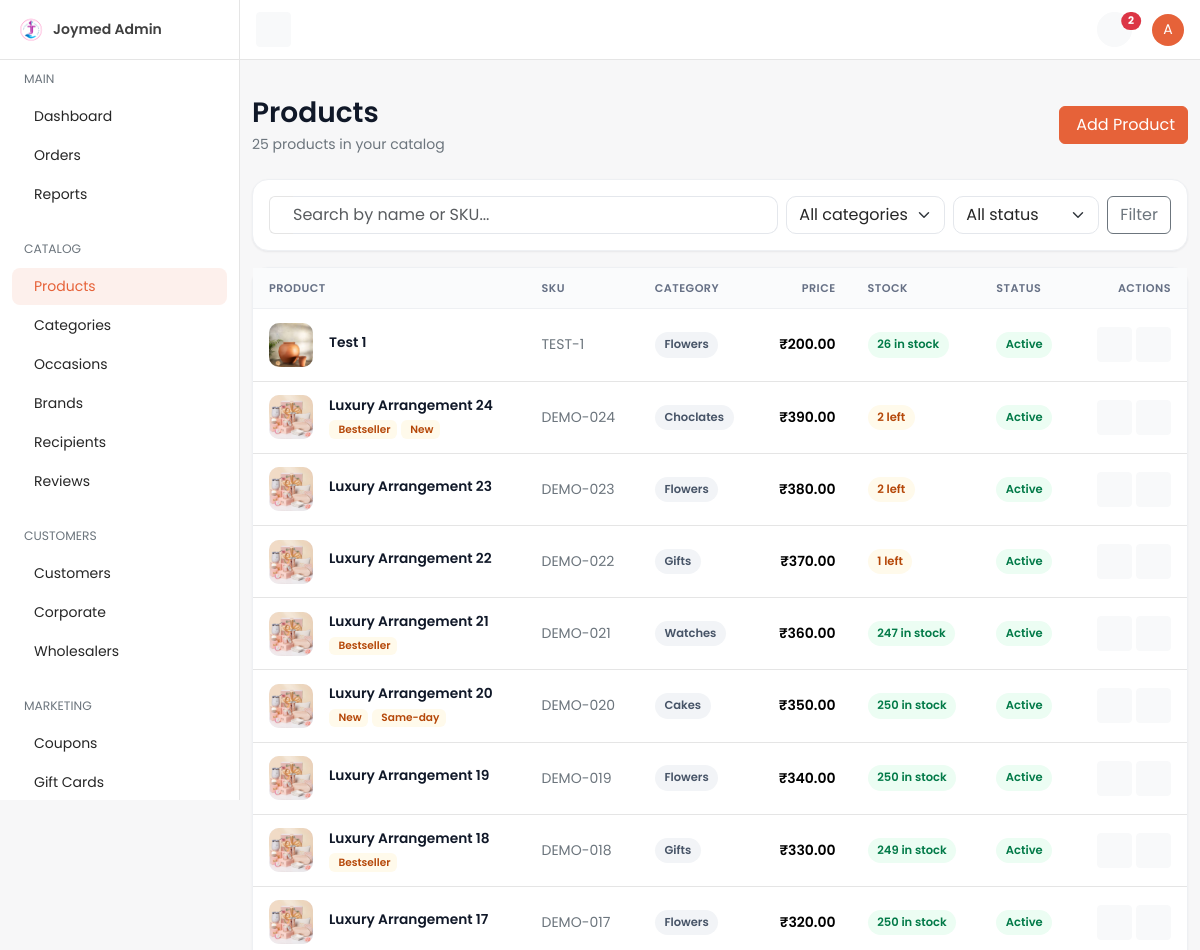
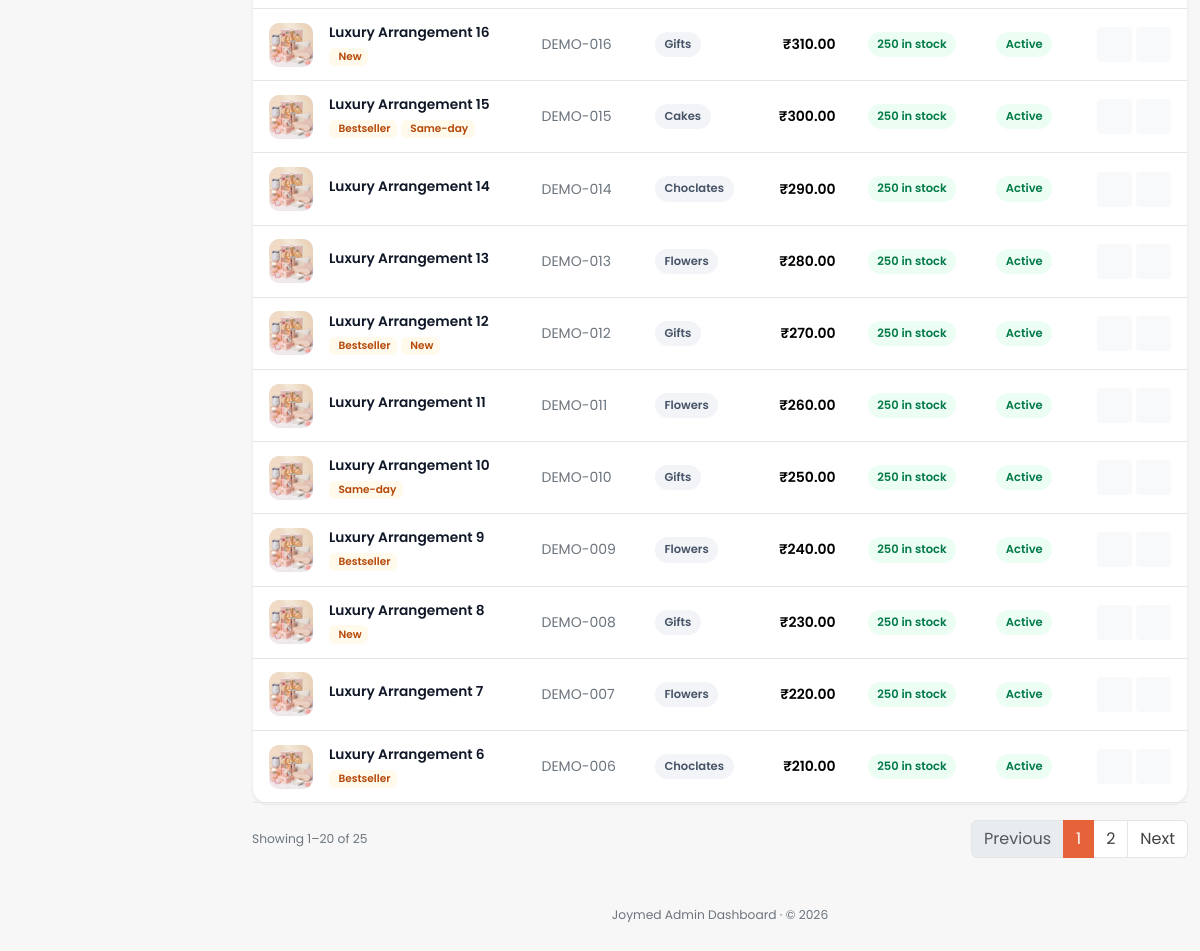
Page /dashboard/product/ (signed in) on the committed database (2 pictures, top to bottom).
### catalog/models.py (models this page shows, shortened)
class Product(TimeStampedModel):
    name = models.CharField(max_length=255, verbose_name="Name")
    slug = models.SlugField(
        max_length=255,
        unique=True,
        db_index=True,
        verbose_name="Slug",
    )
    sku = models.CharField(
        max_length=64,
        unique=True,
        db_index=True,
        verbose_name="SKU",
        help_text="Stock keeping unit identifier.",
    )
    category = models.ForeignKey(
        Category,
        on_delete=models.PROTECT,
        related_name="products",
        verbose_name="Category",
    )
    primary_occasion = models.ForeignKey(
        Occasion,
        on_delete=models.PROTECT,
        related_name="primary_products",
        verbose_name="Primary occasion",
    )
    brand = models.ForeignKey(
        Brand,
        on_delete=models.SET_NULL,
        null=True,
        blank=True,
        related_name="products",
        verbose_name="Brand",
    )
    recipients = models.ManyToManyField(
        Recipient,
        blank=True,
        related_name="products",
        verbose_name="Recipients",
        help_text="Recipient personas this product is suitable for.",
    )
    base_price = models.DecimalField(
        max_digits=12,
        decimal_places=2,
        verbose_name="Base price",
        help_text="Default price before variant deltas.",
    )
    mrp = models.DecimalField(max_digits=12, decimal_places=2, verbose_name="MRP")
    purchase_price = models.DecimalField(max_digits=12, decimal_places=2, verbose_name="Purchase Price")
    wholesale_rate = models.DecimalField(max_digits=12, decimal_places=2, verbose_name="Wholesale Rate")
    is_rental = models.BooleanField(default=False, db_index=True, verbose_name="Is Rental Eligible")
    rental_price = models.DecimalField(max_digits=12, decimal_places=2, null=True, blank=True, verbose_name="Rental Price")
    show_rental_storefront = models.BooleanField(default=True, db_index=True, verbose_name="Show Rental in Storefront")
    color = models.CharField(
        max_length=50,
        blank=True,
        db_index=True,
        verbose_name="Color",
        help_text="Primary color for PLP color-filter chips.",
    )
    is_active = models.BooleanField(
        default=True,
        db_index=True,
        verbose_name="Is active",
    )
    is_same_day_eligible = models.BooleanField(
        default=False,
        db_index=True,
        verbose_name="Same-day eligible",
    )
    is_bestseller = models.BooleanField(
        default=False,
        db_index=True,
        verbose_name="Is bestseller",
    )
    is_new_arrival = models.BooleanField(
        default=False,
        db_index=True,
        verbose_name="Is new arrival",
    )
    supports_gift_customization = models.BooleanField(
        default=False,
        verbose_name="Supports gift customization",
        help_text="When True, gifting app attaches customization options via ContentType.",
    )
    stock_quantity = models.PositiveIntegerField(
        default=0,
        verbose_name="Stock quantity",
    )
    meta_title = models.CharField(max_length=70, blank=True, verbose_name="Meta title")
    meta_description = models.CharField(max_length=160, blank=True, verbose_name="Meta description")
    og_image = models.ImageField(
        upload_to="seo/products/",
        blank=True,
        null=True,
        verbose_name="Open Graph image",
    )
    low_stock_threshold = models.PositiveIntegerField(
        default=5,
        verbose_name="Low stock threshold",
        help_text="Triggers low-stock alerts when stock falls at or below this value.",
    )
    class Meta:
        verbose_name = "Product"
        verbose_name_plural = "Products"
        indexes = [
            models.Index(
                fields=["is_active", "category_id"],
                name="cat_prod_active_category_idx",
            ),
            models.Index(
                fields=["is_active", "is_bestseller"],
                name="cat_prod_active_bestseller_idx",
            ),
            models.Index(fields=["is_active", "is_new_arrival"], name="cat_prod_active_new_idx"),
            models.Index(
                fields=["is_active", "is_same_day_eligible"], name="cat_prod_same_day_idx"
            ),
        ]
    @property
    def price(self):
        return self.base_price
    @price.setter
    def price(self, value):
        self.base_price = value

class Category(TimeStampedModel):
    name = models.CharField(
        max_length=120,
        verbose_name="Name",
        help_text="Display name of the category.",
    )
    slug = models.SlugField(
        max_length=120,
        unique=True,
        db_index=True,
        verbose_name="Slug",
        help_text="URL-friendly category identifier.",
    )
    meta_title = models.CharField(max_length=70, blank=True, verbose_name="Meta title")
    meta_description = models.CharField(max_length=160, blank=True, verbose_name="Meta description")
    og_image = models.ImageField(
        upload_to="seo/categories/",
        blank=True,
        null=True,
        verbose_name="Open Graph image",
    )
    parent = models.ForeignKey(
        "self",
        on_delete=models.SET_NULL,
        null=True,
        blank=True,
        related_name="children",
        verbose_name="Parent category",
        help_text="Parent node in the category tree; null for top-level.",
    )
    display_order = models.PositiveIntegerField(
        default=0,
        verbose_name="Display order",
        help_text="Lower values appear first in navigation.",
    )
    is_active = models.BooleanField(
        default=True,
        db_index=True,
        verbose_name="Is active",
        help_text="When False, category is hidden from the storefront.",
    )
    class Meta:
        verbose_name = "Category"
        verbose_name_plural = "Categories"
        ordering = ["display_order", "name"]
        indexes = [
            models.Index(fields=["is_active"], name="cat_category_is_active_idx"),
        ]

### dashboard/views/catalog.py (the view)
# urls.py: path("product/", catalog.ProductListView.as_view(), name="product-list"),
class ProductListView(DashboardListView):
    model = Product
    template_name = "dashboard/catalog/product_list.html"
    nav_section = "products"
    url_basename = "product"
    singular_name = "Product"
    plural_name = "Products"
    search_fields = ["name", "sku"]
    select_related = ["category", "brand"]
    prefetch_related = ["images"]
    paginate_by = 20
    def get_queryset(self):
        qs = super().get_queryset()
        status = self.request.GET.get("status", "")
        if status == "active":
            qs = qs.filter(is_active=True)
        elif status == "inactive":
            qs = qs.filter(is_active=False)
        elif status == "low":
            qs = qs.filter(stock_quantity__lte=F("low_stock_threshold"))
        elif status == "out":
            qs = qs.filter(stock_quantity=0)
        category = self.request.GET.get("category", "")
        if category.isdigit():
            qs = qs.filter(category_id=int(category))
        return qs
    def get_context_data(self, **kwargs):
        context = super().get_context_data(**kwargs)
        default_currency = Currency.objects.filter(is_default=True).first()
        context["currency_symbol"] = default_currency.symbol if default_currency else ""
        context["categories"] = Category.objects.order_by("name")
        context["status_filter"] = self.request.GET.get("status", "")
        context["category_filter"] = self.request.GET.get("category", "")
        return context

### dashboard/templates/dashboard/catalog/product_list.html (shortened to what this page needs)
{% extends "dashboard/base.html" %}
{% load dashboard_extras %}
{% block page_title %}Products{% endblock %}
{% block breadcrumbs %}<p class="mb-0 text-secondary">{{ paginator.count }} product{{ paginator.count|pluralize }} in your catalog</p>{% endblock %}
{% block page_actions %}
<a href="{{ create_url }}" class="btn btn-primary">Add Product</a>
{% endblock %}
{% block content %}
<div class="card mb-3">
  <div class="card-body">
    <form method="get" class="row g-2 align-items-center">
      <div class="col-12 col-md">
        <div class="input-group">
          <span class="input-group-text bg-transparent border-end-0"></span>
          <input type="text" name="q" value="{{ search_query }}" class="form-control border-start-0 ps-0"
                 placeholder="Search by name or SKU..." />
        </div>
      </div>
      <div class="col-6 col-md-auto">
        <select name="category" class="form-select" onchange="this.form.submit()">
          <option value="">All categories</option>
        </select>
      </div>
      <div class="col-6 col-md-auto">
        <select name="status" class="form-select" onchange="this.form.submit()">
          <option value="">All status</option>
        </select>
      </div>
      <div class="col-12 col-md-auto d-grid d-md-block">
        <button type="submit" class="btn btn-outline-secondary">Filter</button>
      </div>
    </form>
  </div>
</div>
<div class="card">
  <div class="table-responsive">
    <table class="table data-table align-middle mb-0">
      <thead>
        <tr>
          <th>Product</th>
          <th>SKU</th>
          <th>Category</th>
          <th class="text-end">Price</th>
          <th>Stock</th>
          <th>Status</th>
          <th class="text-end">Actions</th>
        </tr>
      </thead>
      <tbody>
        {% for obj in objects %}
        <tr>
          <td>
            <div class="d-flex align-items-center gap-3">
              {% with img=obj|primary_image %}
              {% if img %}<img src="{{ img }}" class="thumb" alt="">{% else %}<span class="thumb thumb-fallback">{{ obj.name|first|upper }}</span>{% endif %}
              {% endwith %}
              <div class="list-main">
                <p class="list-title mb-0">{{ obj.name }}</p>
                <div class="d-flex gap-1 mt-1 flex-wrap">
                  {% if obj.is_bestseller %}<span class="tag-chip">Bestseller</span>{% endif %}
                  {% if obj.is_new_arrival %}<span class="tag-chip">New</span>{% endif %}
                  {% if obj.is_same_day_eligible %}<span class="tag-chip">Same-day</span>{% endif %}
                </div>
              </div>
            </div>
          </td>
          <td><span class="text-secondary">{{ obj.sku }}</span></td>
          <td>{% if obj.category_id %}<span class="pill pill-gray">{{ obj.category.name }}</span>{% else %}<span class="text-secondary">—</span>{% endif %}</td>
          <td class="text-end fw-semibold">{{ currency_symbol }}{{ obj.base_price|floatformat:2 }}</td>
          <td>
            {% if obj.stock_quantity == 0 %}
              <span class="pill pill-red">Out of stock</span>
            {% elif obj.stock_quantity <= obj.low_stock_threshold %}
              <span class="pill pill-amber">{{ obj.stock_quantity }} left</span>
            {% else %}
              <span class="pill pill-green">{{ obj.stock_quantity }} in stock</span>
            {% endif %}
          </td>
          <td>
            {% if obj.is_active %}<span class="pill pill-green">Active</span>{% else %}<span class="pill pill-gray">Inactive</span>{% endif %}
          </td>
          <td class="text-end">
            <div class="d-inline-flex gap-1">
              <a href="{% url 'dashboard:product-update' obj.pk %}" class="btn btn-icon btn-sm btn-light" title="Edit"></a>
              <a href="{% url 'dashboard:product-delete' obj.pk %}" class="btn btn-icon btn-sm btn-light text-danger" title="Delete"></a>
            </div>
          </td>
        </tr>
        {% endfor %}
      </tbody>
    </table>
  </div>
</div>
{% include "dashboard/partials/_pagination.html" %}
{% endblock %}

### dashboard/templates/dashboard/partials/_topbar.html (shortened to what this page needs)
{% load static %}
<nav id="topbar" class="navbar bg-white border-bottom fixed-top topbar px-3">
  <button id="toggleBtn" class="d-none d-lg-inline-flex btn btn-light btn-icon btn-sm" type="button">
  </button>
  <div>
    <ul class="list-unstyled d-flex align-items-center mb-0 gap-1">
      <li>
        <a class="position-relative btn-icon btn-sm btn-light btn rounded-circle" data-bs-toggle="dropdown"
           aria-expanded="false" href="#" role="button">
          {% if dashboard_unread_count %}
          <span class="position-absolute top-0 start-100 translate-middle badge rounded-pill bg-danger mt-2 ms-n2">
            {{ dashboard_unread_count }}
          </span>
          {% endif %}
        </a>
      </li>
      <li class="ms-3 dropdown">
        <a href="#" role="button" data-bs-toggle="dropdown" aria-expanded="false">
          <span class="avatar avatar-sm avatar-primary rounded-circle">
            <span class="avatar-initials rounded-circle">{{ request.user.get_username|slice:":1"|upper }}</span>
          </span>
        </a>
      </li>
    </ul>
  </div>
</nav>

### rows in the picture
Product: shows a picture, name "Test 1", sku "TEST-1", category.name "Flowers", currency_symbol "₹", base_price "200.00", stock_quantity "26", is_active "Active"
Product: name "Luxury Arrangement 24", is_bestseller "Bestseller", is_new_arrival "New", sku "DEMO-024", category.name "Choclates", currency_symbol "₹", base_price "390.00", stock_quantity "2", is_active "Active"
Product: name "Luxury Arrangement 23", sku "DEMO-023", category.name "Flowers", currency_symbol "₹", base_price "380.00", stock_quantity "2", is_active "Active"
Product: name "Luxury Arrangement 22", sku "DEMO-022", category.name "Gifts", currency_symbol "₹", base_price "370.00", stock_quantity "1", is_active "Active"
Product: name "Luxury Arrangement 21", is_bestseller "Bestseller", sku "DEMO-021", category.name "Watches", currency_symbol "₹", base_price "360.00", stock_quantity "247", is_active "Active"
Product: name "Luxury Arrangement 20", is_new_arrival "New", is_same_day_eligible "Same-day", sku "DEMO-020", category.name "Cakes", currency_symbol "₹", base_price "350.00", stock_quantity "250", is_active "Active"
Product: name "Luxury Arrangement 19", sku "DEMO-019", category.name "Flowers", currency_symbol "₹", base_price "340.00", stock_quantity "250", is_active "Active"
Product: name "Luxury Arrangement 18", is_bestseller "Bestseller", sku "DEMO-018", category.name "Gifts", currency_symbol "₹", base_price "330.00", stock_quantity "249", is_active "Active"
Product: name "Luxury Arrangement 17", sku "DEMO-017", category.name "Flowers", currency_symbol "₹", base_price "320.00", stock_quantity "250", is_active "Active"
Product: name "Luxury Arrangement 16", is_new_arrival "New", sku "DEMO-016", category.name "Gifts", currency_symbol "₹", base_price "310.00", stock_quantity "250", is_active "Active"
Product: name "Luxury Arrangement 15", is_bestseller "Bestseller", is_same_day_eligible "Same-day", sku "DEMO-015", category.name "Cakes", currency_symbol "₹", base_price "300.00", stock_quantity "250", is_active "Active"
Product: name "Luxury Arrangement 14", sku "DEMO-014", category.name "Choclates", currency_symbol "₹", base_price "290.00", stock_quantity "250", is_active "Active"
Product: name "Luxury Arrangement 13", sku "DEMO-013", category.name "Flowers", currency_symbol "₹", base_price "280.00", stock_quantity "250", is_active "Active"
Product: name "Luxury Arrangement 12", is_bestseller "Bestseller", is_new_arrival "New", sku "DEMO-012", category.name "Gifts", currency_symbol "₹", base_price "270.00", stock_quantity "250", is_active "Active"
Product: name "Luxury Arrangement 11", sku "DEMO-011", category.name "Flowers", currency_symbol "₹", base_price "260.00", stock_quantity "250", is_active "Active"
Product: name "Luxury Arrangement 10", is_same_day_eligible "Same-day", sku "DEMO-010", category.name "Gifts", currency_symbol "₹", base_price "250.00", stock_quantity "250", is_active "Active"
Product: name "Luxury Arrangement 9", is_bestseller "Bestseller", sku "DEMO-009", category.name "Flowers", currency_symbol "₹", base_price "240.00", stock_quantity "250", is_active "Active"
Product: name "Luxury Arrangement 8", is_new_arrival "New", sku "DEMO-008", category.name "Gifts", currency_symbol "₹", base_price "230.00", stock_quantity "250", is_active "Active"
Product: name "Luxury Arrangement 7", sku "DEMO-007", category.name "Flowers", currency_symbol "₹", base_price "220.00", stock_quantity "250", is_active "Active"
Product: name "Luxury Arrangement 6", is_bestseller "Bestseller", sku "DEMO-006", category.name "Choclates", currency_symbol "₹", base_price "210.00", stock_quantity "250", is_active "Active"

### other values in the picture
{{ dashboard_unread_count }} "2"
{{ request.user.get_username|slice:":1"|upper }} "A"
{{ paginator.count }} "25"
{{ page_obj.start_index }} "1"
{{ page_obj.end_index }} "20"
{{ page_obj.paginator.count }} "25"
{{ num }} "1"
{{ num }} "2"
